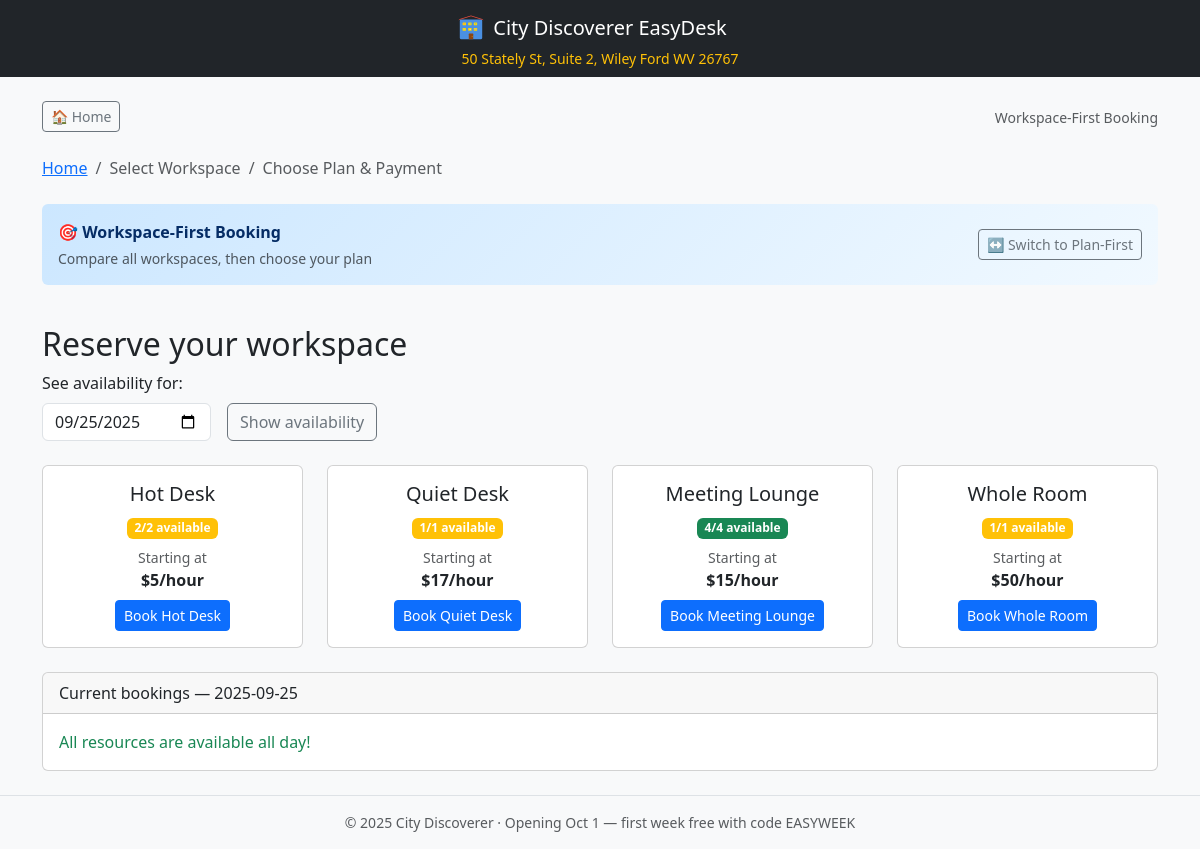
/book, run on an earlier commit of the app's database.
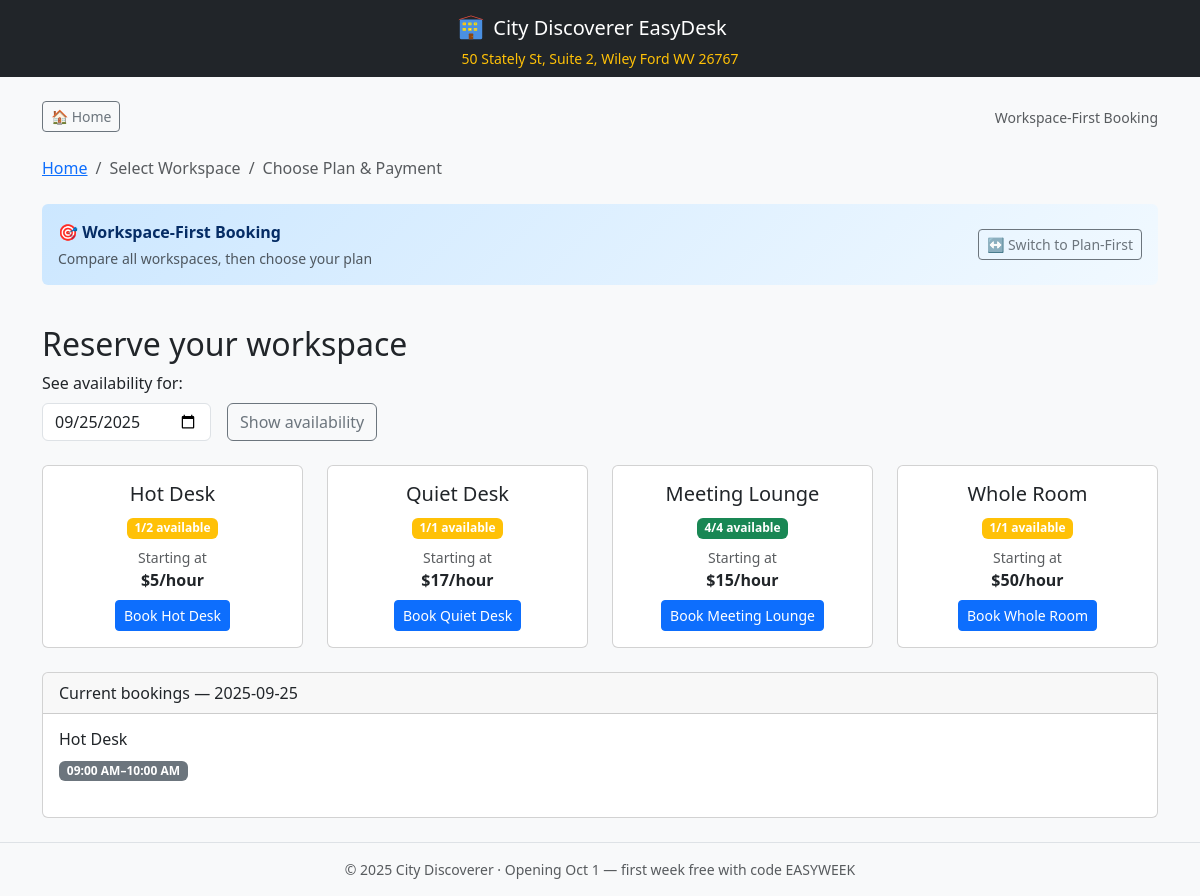
And on a later commit of the database.
### main.py (models this page shows, shortened)
class Resource(db.Model):
    id = db.Column(db.Integer, primary_key=True)
    name = db.Column(db.String(120), nullable=False)
    hourly_rate_cents = db.Column(db.Integer, nullable=False)
    day_rate_cents = db.Column(db.Integer, nullable=False, default=0)
    week_rate_cents = db.Column(db.Integer, nullable=False, default=0)
    month_rate_cents = db.Column(db.Integer, nullable=False, default=0)
    capacity = db.Column(db.Integer, default=10)
    opening_hours = db.Column(db.Text)  # JSON string
    active = db.Column(db.Boolean, default=True)

class Booking(db.Model):
    id = db.Column(db.Integer, primary_key=True)
    email = db.Column(db.String(200), nullable=False, index=True)
    name = db.Column(db.String(120))
    resource_id = db.Column(db.Integer, db.ForeignKey("resource.id"), nullable=False)
    plan_type = db.Column(db.String(10), nullable=False, default="hour")  # hour, day, week, month
    seats = db.Column(db.Integer, default=1)
    start_dt = db.Column(db.DateTime, nullable=False)
    end_dt = db.Column(db.DateTime, nullable=False)
    hours = db.Column(db.Float, nullable=False)
    amount_cents = db.Column(db.Integer, nullable=False)
    status = db.Column(db.String(20), default="reserved")  # reserved, paid, cancelled, checked_in, free
    promo_applied = db.Column(db.String(40))
    pass_id = db.Column(db.Integer, db.ForeignKey("pass.id"), nullable=True)
    created_at = db.Column(db.DateTime, default=dt.datetime.utcnow)
    reminder_24h_sent = db.Column(db.Boolean, default=False)
    reminder_2h_sent = db.Column(db.Boolean, default=False)
    resource = db.relationship("Resource")

### main.py (the view)
@app.get("/book")
def book_page():
    resources = Resource.query.filter_by(active=True).all()
    date = request.args.get("date") or dt.date.today().isoformat()
    pre_selected_plan = request.args.get("plan")  # Get pre-selected plan from URL
    flow_type = request.args.get("flow", "workspace-first")  # Default to workspace-first
    grouped = day_bookings(date)
    if pre_selected_plan and not request.args.get("flow"):
        flow_type = "plan-first"
    capacity_info = {}
    for r in resources:
        start_dt = parse_dt(date, "09:00")
        end_dt = parse_dt(date, "17:00")
        available = seats_left(r.id, start_dt, end_dt)
        capacity_info[r.id] = {"available": available, "total": r.capacity}
    plan_display_names = {
        "hour": "Hourly",
        "day": "Day Pass",
        "week": "Week Pass",
        "month": "Month Pass"
    }
    return render_template("book.html",
                         resources=resources,
                         promo=PROMO_CODE,
                         date=date,
                         grouped=grouped,
                         capacity_info=capacity_info,
                         as_money=as_money,
                         use_mercury=USE_MERCURY,
                         allow_pos=ALLOW_POS_CHECKOUT,
                         pre_selected_plan=pre_selected_plan,
                         flow_type=flow_type,
                         plan_display_names=plan_display_names)

### main.py (called while the page is built)
def parse_dt(date_str, time_str):
    y, m, d = map(int, date_str.split("-"))
    hh, mm = map(int, time_str.split(":"))
    return dt.datetime(y, m, d, hh, mm)

def seats_left(resource_id, start_dt, end_dt):
    resource = Resource.query.get(resource_id)
    if not resource:
        return 0
    used_seats = db.session.query(db.func.coalesce(db.func.sum(Booking.seats), 0)).filter(
        Booking.resource_id == resource_id,
        Booking.status.in_(["reserved", "paid", "checked_in", "free"]),
        Booking.start_dt < end_dt,
        Booking.end_dt > start_dt
    ).scalar() or 0
    return max(0, resource.capacity - used_seats)

def day_bookings(date_str):
    y, m, d = map(int, date_str.split("-"))
    start = dt.datetime(y, m, d, 0, 0)
    end = start + dt.timedelta(days=1)
    bookings = Booking.query.filter(
        Booking.start_dt < end,
        Booking.end_dt > start,
        Booking.status.in_(["reserved", "paid", "checked_in", "free"])
    ).order_by(Booking.resource_id, Booking.start_dt).all()
    grouped = {}
    for b in bookings:
        grouped.setdefault(b.resource_id, []).append(b)
    return grouped

### templates/book.html (shortened to what this page needs)
{% extends "base.html" %}
{% block content %}
<div class="d-flex justify-content-between align-items-center mb-4">
  <div>
    <a href="/" class="btn btn-outline-secondary btn-sm">
      🏠 Home
    </a>
  </div>
  <div class="text-end">
    {% if flow_type == 'plan-first' %}
      <small class="text-muted">Plan-First Booking</small>
    {% else %}
      <small class="text-muted">Workspace-First Booking</small>
    {% endif %}
  </div>
</div>
<nav aria-label="Booking flow breadcrumb">
  <ol class="breadcrumb mb-4">
    <li class="breadcrumb-item"><a href="/">Home</a></li>
    {% if flow_type == 'plan-first' %}
      <li class="breadcrumb-item">
        <a href="/" data-bs-toggle="modal" data-bs-target="#planSelectionModal">Choose Plan</a>
      </li>
      <li class="breadcrumb-item active">
        Select Workspace ({{ plan_display_names.get(pre_selected_plan, pre_selected_plan) }})
      </li>
      <li class="breadcrumb-item text-muted">Payment</li>
    {% else %}
      <li class="breadcrumb-item active">Select Workspace</li>
      <li class="breadcrumb-item text-muted">Choose Plan & Payment</li>
    {% endif %}
  </ol>
</nav>
{% if flow_type == 'plan-first' and pre_selected_plan %}
<div class="row mb-4">
  <div class="col-12">
    <div class="alert alert-success border-0" style="background: linear-gradient(135deg, #d4edda 0%, #f1fdf4 100%);">
      <div class="d-flex justify-content-between align-items-center">
        <div>
          <strong>✅ {{ plan_display_names.get(pre_selected_plan, pre_selected_plan) }} booking selected</strong>
          <div class="small text-muted mt-1">Choose your workspace below</div>
        </div>
        <div>
          <button class="btn btn-outline-secondary btn-sm" onclick="switchToWorkspaceFirst()">
            ↔️ Switch to Workspace-First
          </button>
          <button class="btn btn-outline-primary btn-sm ms-2" data-bs-toggle="modal" data-bs-target="#changePlanModal">
            ← Change Plan
          </button>
        </div>
      </div>
    </div>
  </div>
</div>
<h2>Choose your workspace</h2>
<p class="text-muted mb-4">
  {% if pre_selected_plan == 'hour' %}Book specific time slots with flexible scheduling{% endif %}
  {% if pre_selected_plan == 'day' %}Full day access within business hours{% endif %}
  {% if pre_selected_plan == 'week' %}7 consecutive days of unlimited access{% endif %}
  {% if pre_selected_plan == 'month' %}30 consecutive days of unlimited access{% endif %}
</p>
<div class="row g-3 mb-4">
  <div class="col-auto">
    <label class="form-label">See availability for:</label>
    <input type="date" id="selected-date" value="{{ date }}" class="form-control">
  </div>
  <div class="col-auto align-self-end">
    <button class="btn btn-outline-secondary" onclick="showAvailabilityCalendar()">Show availability</button>
  </div>
</div>
<div class="row g-4 mb-4">
  {% for r in resources %}
  <div class="col-md-6">
    <div class="card h-100 resource-card" onclick="selectResourceForPlan({{ r.id }}, '{{ r.name }}', '{{ pre_selected_plan }}')">
      <div class="card-body">
        <h5 class="card-title">{{ r.name }}</h5>
        <p class="text-muted">Capacity: {{ r.capacity }} seats</p>
        {% set info = capacity_info.get(r.id, {'available': r.capacity, 'total': r.capacity}) %}
        <span class="badge mb-3 {{ 'bg-success' if info.available > 2 else 'bg-warning' if info.available > 0 else 'bg-danger' }}">
          {{ info.available }}/{{ info.total }} available
        </span>
        <div class="pricing-display">
          {% if pre_selected_plan == 'hour' %}
            <h4 class="text-primary">${{ "%.0f"|format(r.hourly_rate_cents/100) }}<small>/hour</small></h4>
          {% elif pre_selected_plan == 'day' %}
            <h4 class="text-primary">${{ "%.0f"|format(r.day_rate_cents/100) }}<small>/day</small></h4>
          {% elif pre_selected_plan == 'week' %}
            <h4 class="text-primary">${{ "%.0f"|format(r.week_rate_cents/100) }}<small>/week</small></h4>
          {% elif pre_selected_plan == 'month' %}
            <h4 class="text-primary">${{ "%.0f"|format(r.month_rate_cents/100) }}<small>/month</small></h4>
          {% endif %}
        </div>
        <button class="btn btn-primary w-100 mt-3">
          Book {{ r.name }}
        </button>
      </div>
    </div>
  </div>
  {% endfor %}
</div>
{% else %}
<div class="row mb-4">
  <div class="col-12">
    <div class="alert alert-primary border-0" style="background: linear-gradient(135deg, #cce7ff 0%, #f1f9ff 100%);">
      <div class="d-flex justify-content-between align-items-center">
        <div>
          <strong>🎯 Workspace-First Booking</strong>
          <div class="small text-muted mt-1">Compare all workspaces, then choose your plan</div>
        </div>
        <div>
          <button class="btn btn-outline-secondary btn-sm" onclick="switchToPlanFirst()">
            ↔️ Switch to Plan-First
          </button>
        </div>
      </div>
    </div>
  </div>
</div>
<h2>Reserve your workspace</h2>
<form method="get" action="/book" class="row g-3 mb-4">
  <div class="col-auto">
    <label class="form-label">See availability for:</label>
    <input type="date" name="date" value="{{ date }}" class="form-control">
  </div>
  <div class="col-auto align-self-end">
    <button class="btn btn-outline-secondary">Show availability</button>
  </div>
</form>
<div class="row g-4 mb-4">
  {% for r in resources %}
  <div class="col-md-6 col-lg-3">
    <div class="card h-100 resource-card" data-resource-id="{{ r.id }}" onclick="selectResource({{ r.id }}, '{{ r.name }}')">
      <div class="card-body text-center">
        <h5 class="card-title">{{ r.name }}</h5>
        {% set info = capacity_info.get(r.id, {'available': r.capacity, 'total': r.capacity}) %}
        <span class="badge mb-2 {{ 'bg-success' if info.available > 2 else 'bg-warning' if info.available > 0 else 'bg-danger' }}">
          {{ info.available }}/{{ info.total }} available
        </span>
        <div class="pricing-preview">
          <small class="text-muted d-block">Starting at</small>
          <strong>${{ "%.0f"|format(r.hourly_rate_cents/100) }}/hour</strong>
        </div>
        <button class="btn btn-primary btn-sm mt-2">
          Book {{ r.name }}
        </button>
      </div>
    </div>
  </div>
  {% endfor %}
</div>
{% endif %}
<div class="card">
  <div class="card-header">Current bookings — {{ date }}</div>
  <div class="card-body">
    {% if grouped %}
      <div class="row">
        {% for resource_id, bookings in grouped.items() %}
          {% set resource = resources|selectattr("id", "equalto", resource_id)|first %}
          <div class="col-md-6 mb-3">
            <h6>{{ resource.name if resource else 'Resource ' + resource_id|string }}</h6>
            {% for b in bookings %}
              <span class="badge text-bg-secondary me-1 mb-1">
                {{ b.start_dt.strftime("%I:%M %p") }}–{{ b.end_dt.strftime("%I:%M %p") }}
              </span>
            {% endfor %}
          </div>
        {% endfor %}
      </div>
    {% else %}
      <p class="text-success mb-0">All resources are available all day!</p>
    {% endif %}
  </div>
</div>
{% endblock %}

### templates/base.html (shortened to what this page needs)
<!doctype html>
<html>
<head>
  <link href="https://cdn.jsdelivr.net/npm/bootstrap@5.3.3/dist/css/bootstrap.min.css" rel="stylesheet">
</head>
<body class="bg-light">
<nav class="navbar navbar-expand-lg navbar-dark bg-dark">
  <div class="container">
    <div class="mx-auto text-center">
      <a class="navbar-brand d-flex align-items-center justify-content-center" href="/">
        City Discoverer EasyDesk
      </a>
      <div class="text-warning small">50 Stately St, Suite 2, Wiley Ford WV 26767</div>
    </div>
  </div>
</nav>
<main class="container py-4">
  {% block content %}{% endblock %}
</main>
<footer class="border-top py-3 text-center small text-muted">
  © 2025 City Discoverer · Opening Oct 1 — first week free with code EASYWEEK
</footer>
</body>
</html>

What changed in the data, as far as the page shows it:
computed for Resource "Hot Desk": available "2" → "1"
added Booking: start_dt "09:00 AM", end_dt "10:00 AM"
Also different on the page:
new list line: "Hot Desk"
text no longer shown: "All resources are available all day!"
